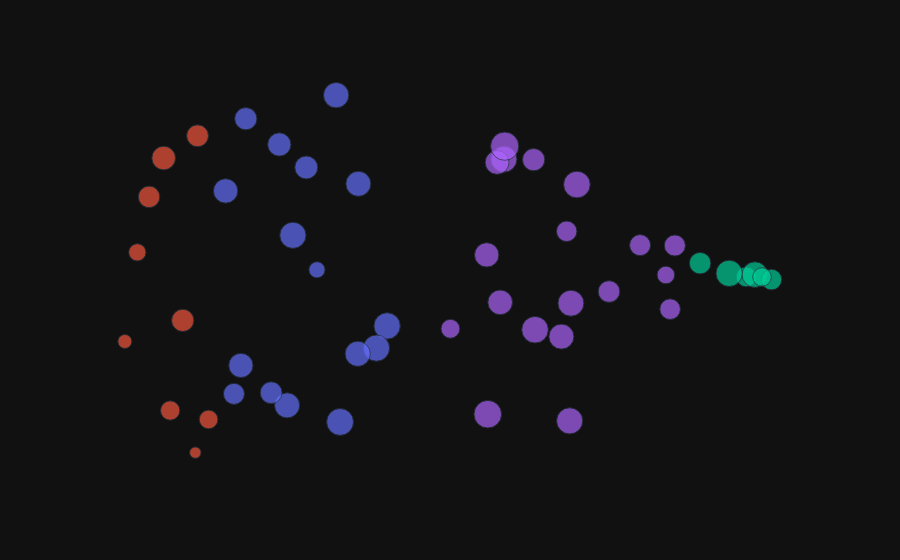

The code cell stored with this chart in its notebook:
### Code cell
top_tracks_df['cluster_str'] = top_tracks_df['cluster'].astype(str)
top_tracks_df['track_str'] = top_tracks_df['name'] + " - " + top_tracks_df['artist']

size = 'danceability'
hover_dict = {'X':False,'Y':False,'cluster':False,size:False, 'cluster_str':False}

fig = px.scatter(top_tracks_df,x='X',y='Y',color='cluster_str',size=size, template='plotly_dark', hover_name="track_str", hover_data=hover_dict,
                color_discrete_sequence=px.colors.qualitative.Plotly)
#legend
fig.update_layout(showlegend=False)
#x axis
fig.update_xaxes(visible=False)

#y axis    
fig.update_yaxes(visible=False)
fig.show()

### Figure 1 — Plotly figure (JSON) as saved in the notebook; plotly's stock layout.template omitted (floating-point values rounded to 4 significant figures)
{"data": [{"customdata": [[2, 0.694, "2"], [2, 0.7, "2"], [2, 0.771, "2"], [2, 0.53, "2"], [2, 0.766, "2"], [2, 0.652, "2"], [2, 0.8, "2"], [2, 0.703, "2"], [2, 0.66, "2"], [2, 0.29, "2"], [2, 0.6, "2"], [2, 0.548, "2"], [2, 0.584, "2"], [2, 0.711, "2"], [2, 0.763, "2"], [2, 0.492, "2"]], "hovertemplate": "<b>%{hovertext}</b><br><br><extra></extra>", "hovertext": ["Southern Magnolia - Maharaj Trio", "The Heart Part 5 - Kendrick Lamar", "Love Me - Braxe + Falcon", "For One Moment Only - Dieter Reith", "Home Maker - Sudan Archives", "Mirror - Kendrick Lamar", "Creative Source - Braxe + Falcon", "Simulation Swarm - Big Thief", "Odissi, Pt. 2 (Émotif) [Yuksek Remix] - Chassol", "Baby - Helena Deland", "Organon - Men I Trust", "There Only Once - The Soundcarriers", "black screen - LCD Soundsystem", "Walk Like an Egyptian - The Bangles", "Informer - Snow", "Tall Tales - Kennebec"], "legendgroup": "2", "marker": {"color": "#636EFA", "size": [0.694, 0.7, 0.771, 0.53, 0.766, 0.652, 0.8, 0.703, 0.66, 0.29, 0.6, 0.548, 0.584, 0.711, 0.763, 0.492], "sizemode": "area", "sizeref": 0.002213, "symbol": "circle"}, "mode": "markers", "name": "2", "orientation": "v", "showlegend": true, "type": "scatter", "x": [2.532, 1.854, 2.805, 1.702, 2.704, 1.414, 2.358, 2.526, 1.269, 2.138, 1.78, 1.461, 2.036, 2.321, 1.909, 1.349], "xaxis": "x", "y": [-0.728, -1.192, -1.026, -1.166, -1.072, -1.109, -1.227, -1.084, -0.7429, -0.9084, -0.6456, -0.5916, -0.6938, -0.5422, -0.836, -1.168], "yaxis": "y"}, {"customdata": [[0, 0.514, "0"], [0, 0.217, "0"], [0, 0.529, "0"], [0, 0.331, "0"], [0, 0.415, "0"], [0, 0.622, "0"], [0, 0.388, "0"], [0, 0.55, "0"], [0, 0.145, "0"]], "hovertemplate": "<b>%{hovertext}</b><br><br><extra></extra>", "hovertext": ["Worldwide Steppers - Kendrick Lamar", "Air - SAULT", "United In Grief - Kendrick Lamar", "Everything_Now (continued) - Arcade Fire", "Open The Floodgates - The Smile", "reprise - Yaya Bey", "Speech Bubbles - The Smile", "Collage - The Three Degrees", "5.17 - Thom Yorke"], "legendgroup": "0", "marker": {"color": "#EF553B", "size": [0.514, 0.217, 0.529, 0.331, 0.415, 0.622, 0.388, 0.55, 0.145], "sizemode": "area", "sizeref": 0.002213, "symbol": "circle"}, "mode": "markers", "name": "0", "orientation": "v", "showlegend": true, "type": "scatter", "x": [0.541, 0.3103, 1.002, 0.4294, 0.7418, 0.68, 1.107, 0.8613, 0.981], "xaxis": "x", "y": [-0.7554, -1.059, -0.6274, -0.8717, -1.203, -0.674, -1.222, -1.014, -1.291], "yaxis": "y"}, {"customdata": [[3, 0.436, "3"], [3, 0.727, "3"], [3, 0.473, "3"], [3, 0.383, "3"], [3, 0.77, "3"], [3, 0.514, "3"]], "hovertemplate": "<b>%{hovertext}</b><br><br><extra></extra>", "hovertext": ["Satellites - Ravyn Lenae", "Mr. Morale - Kendrick Lamar", "Black Cow - Steely Dan", "Pana-vision - The Smile", "Lost Track - HAIM", "Father Time (feat. Sampha) - Kendrick Lamar"], "legendgroup": "3", "marker": {"color": "#00CC96", "size": [0.436, 0.727, 0.473, 0.383, 0.77, 0.514], "sizemode": "area", "sizeref": 0.002213, "symbol": "circle"}, "mode": "markers", "name": "3", "orientation": "v", "showlegend": true, "type": "scatter", "x": [6.221, 6.304, 6.461, 6.372, 6.059, 5.783], "xaxis": "x", "y": [-0.9231, -0.9184, -0.9288, -0.9234, -0.9157, -0.8944], "yaxis": "y"}, {"customdata": [[1, 0.344, "1"], [1, 0.492, "1"], [1, 0.759, "1"], [1, 0.52, "1"], [1, 0.754, "1"], [1, 0.551, "1"], [1, 0.467, "1"], [1, 0.784, "1"], [1, 0.471, "1"], [1, 0.844, "1"], [1, 0.394, "1"], [1, 0.787, "1"], [1, 0.659, "1"], [1, 0.632, "1"], [1, 0.885, "1"], [1, 0.494, "1"], [1, 0.692, "1"], [1, 0.746, "1"], [1, 0.674, "1"]], "hovertemplate": "<b>%{hovertext}</b><br><br><extra></extra>", "hovertext": ["A Hairdryer - The Smile", "Mother I Sober (feat. Beth Gibbons of Portishead) - Kendrick Lamar", "On Hold - Jamie xx Remix - The xx", "Swimmer - Helena Deland", "Operator - DJ Koze's 12 inch Extended Disco Version - Låpsley", "Silent Chord - Soichi Terada", "SIR BAUDELAIRE (feat. DJ Drama) - Tyler, The Creator", "Love Somebody Else - Maceo Plex", "Step By Step - 12\" Version - Braxe + Falcon", "NEW DORP. NEW YORK - SBTRKT", "American Coffee - Jenny Hval", "Make You Smile - Franc Moody", "Age of Anxiety II (Rabbit Hole) - Arcade Fire", "Dancing in the Moonlight - Toploader", "Sunset - Jamie xx Edit - The xx", "Dragon Slayer - Animal Collective", "Too Long - Daft Punk", "Hémisphère - Paradis", "Please - Jessie Ware"], "legendgroup": "1", "marker": {"color": "#AB63FA", "size": [0.344, 0.492, 0.759, 0.52, 0.754, 0.551, 0.467, 0.784, 0.471, 0.844, 0.394, 0.787, 0.659, 0.632, 0.885, 0.494, 0.692, 0.746, 0.674], "sizemode": "area", "sizeref": 0.002213, "symbol": "circle"}, "mode": "markers", "name": "1", "orientation": "v", "showlegend": true, "type": "scatter", "x": [5.457, 5.212, 4.542, 4.916, 3.916, 4.199, 4.514, 4.212, 5.498, 3.763, 3.407, 4.611, 3.753, 3.851, 3.924, 5.543, 4.463, 4.554, 3.881], "xaxis": "x", "y": [-0.9191, -0.8566, -1.225, -0.9538, -0.6765, -0.6775, -0.8276, -1.034, -0.9908, -1.211, -1.032, -0.7296, -0.877, -0.6832, -0.6492, -0.8574, -1.048, -0.9783, -0.9765], "yaxis": "y"}], "layout": {"legend": {"itemsizing": "constant", "title": {"text": "cluster_str"}, "tracegroupgap": 0}, "margin": {"t": 60}, "showlegend": false, "xaxis": {"anchor": "y", "domain": [0, 1], "title": {"text": "X"}, "visible": false}, "yaxis": {"anchor": "x", "domain": [0, 1], "title": {"text": "Y"}, "visible": false}}}
